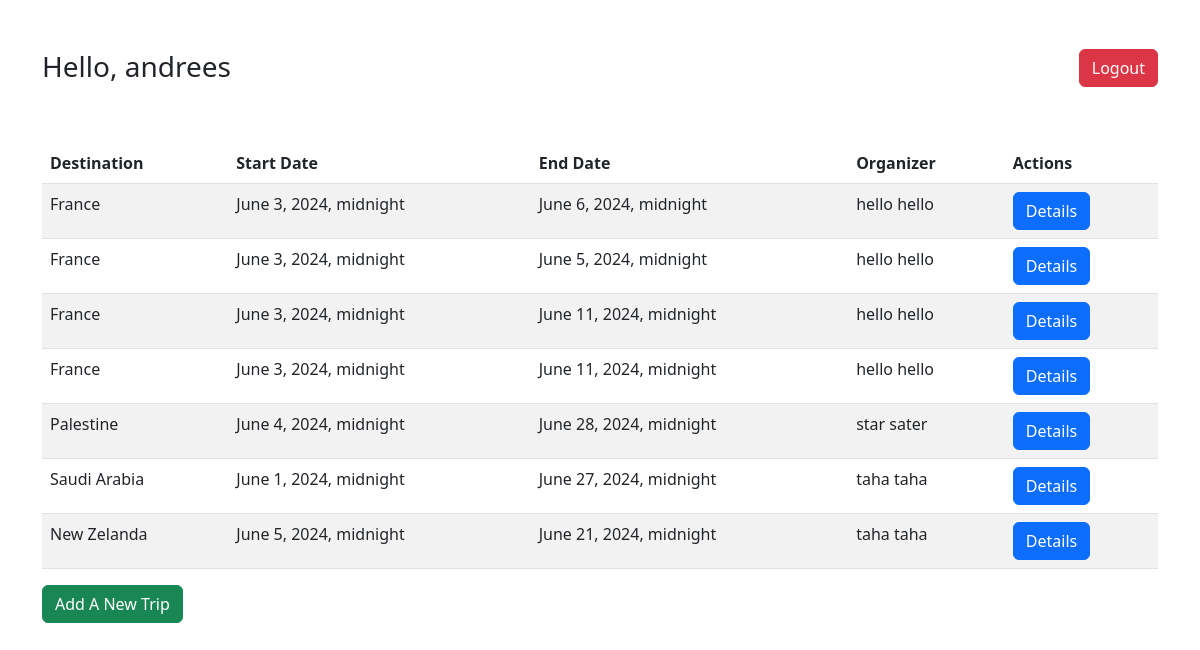
Page /dashboard (signed in) on the committed database.
### myapp/models.py (models this page shows)
class User(models.Model):
    firstname = models.CharField(max_length=255)
    lastname = models.CharField(max_length=255)
    email = models.CharField(max_length=255)
    password = models.CharField(max_length=255)
    created_at = models.DateTimeField(auto_now_add=True)
    updated_at = models.DateTimeField(auto_now=True)
    objects = UserManager()

class Trip(models.Model):
    destination = models.CharField(max_length=255)
    start_date = models.DateTimeField()
    end_date = models.DateTimeField()
    travelers = models.ManyToManyField(User, related_name="trips")
    itinerary = models.CharField(max_length=50)
    created_at = models.DateTimeField(auto_now_add=True)
    updated_at = models.DateTimeField(auto_now=True)
    organizer = models.ForeignKey(User, related_name="user_trips", on_delete=models.CASCADE)
    objects = TripManager()

### myapp/views.py (the view)
# urls.py: path('dashboard', views.dashboard),
def dashboard(request):
    if not 'user_id' in request.session:
        return redirect('/')
    context = {
        'trips':Trip.objects.all(),
        "user" : User.objects.get(id=request.session['user_id'])
    }
    return render(request, "dashboard.html", context)

### myapp/Templates/dashboard.html (shortened to what this page needs)
<!DOCTYPE html>
<html lang="en">
<head>
    <link href="https://cdn.jsdelivr.net/npm/bootstrap@5.2.0-beta1/dist/css/bootstrap.min.css" rel="stylesheet">
</head>
<body>
    <div class="container mt-5">
        <div class="d-flex justify-content-between align-items-center">
            <h3>Hello, {{user.firstname}}</h3>
            <h3><a href="/logout" class="btn btn-danger">Logout</a></h3>
        </div>
    </div>
    <div class="container mt-5">
        <table class="table table-striped">
            <thead>
                <tr>
                    <th>Destination</th>
                    <th>Start Date</th>
                    <th>End Date</th>
                    <th>Organizer</th>
                    <th>Actions</th>
                </tr>
            </thead>
            <tbody>
                {% for trip in trips %}
                <tr>
                    <td>{{ trip.destination }}</td>
                    <td>{{ trip.start_date }}</td>
                    <td>{{ trip.end_date }}</td>
                    <td>{{ trip.organizer.firstname }} {{ trip.organizer.lastname }}</td>
                    {% if user.id == trip.organizer.id %}
                    <td><a href="/trips/{{ trip.id }}/edit" class="btn btn-warning">Edit</a></td>
                    {% else %}
                    <td><a href="/trips/{{ trip.id }}" class="btn btn-primary">Details</a></td>
                    {% endif %}
                </tr>
                {% endfor %}
            </tbody>
        </table>
        <a href="/trips/new" class="btn btn-success">Add A New Trip</a>
    </div>
</body>
</html>

### rows in the picture
User: firstname "andrees"
Trip: destination "France", start_date "June 3, 2024, midnight", end_date "June 6, 2024, midnight", organizer.firstname "hello", organizer.lastname "hello"
Trip: destination "France", start_date "June 3, 2024, midnight", end_date "June 5, 2024, midnight", organizer.firstname "hello", organizer.lastname "hello"
Trip: destination "France", start_date "June 3, 2024, midnight", end_date "June 11, 2024, midnight", organizer.firstname "hello", organizer.lastname "hello"
Trip: destination "France", start_date "June 3, 2024, midnight", end_date "June 11, 2024, midnight", organizer.firstname "hello", organizer.lastname "hello"
Trip: destination "Palestine", start_date "June 4, 2024, midnight", end_date "June 28, 2024, midnight", organizer.firstname "star", organizer.lastname "sater"
Trip: destination "Saudi Arabia", start_date "June 1, 2024, midnight", end_date "June 27, 2024, midnight", organizer.firstname "taha", organizer.lastname "taha"
Trip: destination "New Zelanda", start_date "June 5, 2024, midnight", end_date "June 21, 2024, midnight", organizer.firstname "taha", organizer.lastname "taha"
